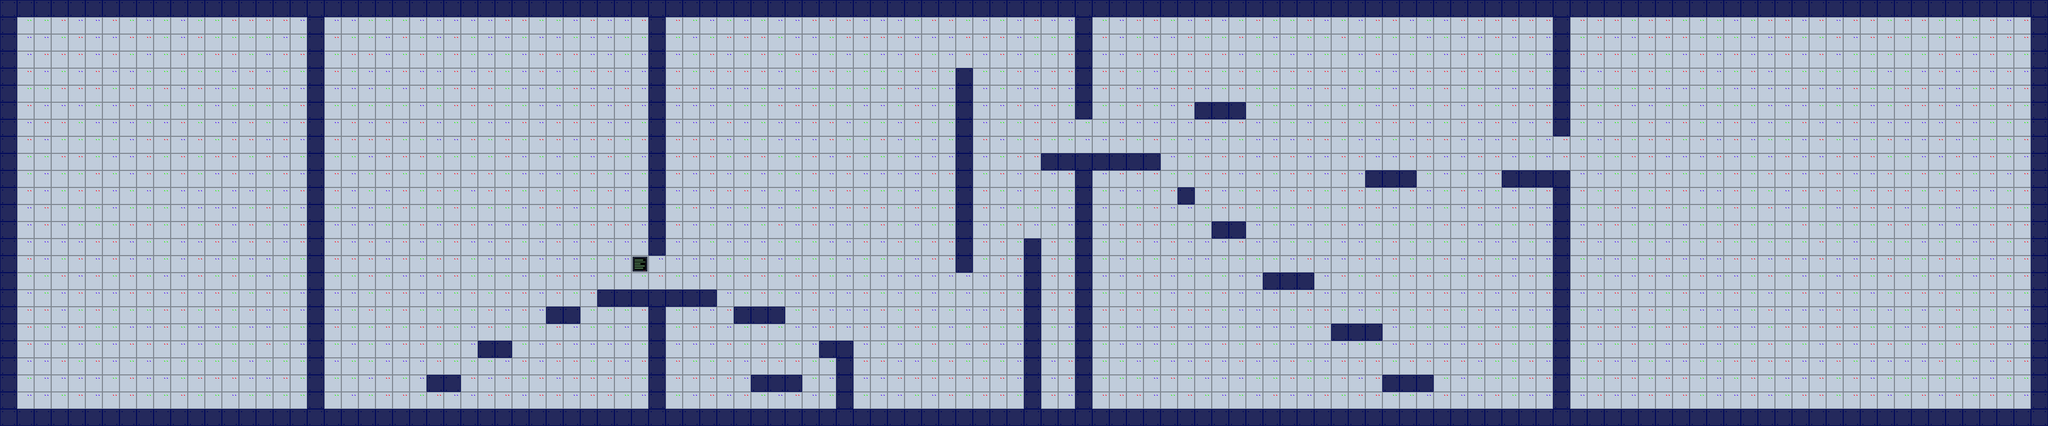

A 2D game scene composited from a Tiled map and its tileset images. What follows is a short description and the map's XML, with each tile layer's data collapsed to a summary:
An orthogonal 120x25 tile map with 32x32 px tiles, 2 tile layers (Background, Tile Layer 1), 7 tilesets and 9 objects (2x orange, green, door2, door3, door1, ...).

<map version="1.10" tiledversion="1.10.2" orientation="orthogonal" renderorder="right-down" width="120" height="25" tilewidth="32" tileheight="32" infinite="0" nextlayerid="7" nextobjectid="16">
 <tileset firstgid="1" source="../Assets/tilesets/tileset.tsx" />
 <tileset firstgid="17" source="../Assets/tilesets/door.tsx" />
 <tileset firstgid="18" source="../Assets/tilesets/portal pink.tsx" />
 <tileset firstgid="19" source="../Assets/tilesets/teleporter.tsx" />
 <tileset firstgid="20" source="../Assets/tilesets/shard.tsx" />
 <tileset firstgid="21" source="../Assets/tilesets/portal orange.tsx" />
 <tileset firstgid="22" source="../Assets/tilesets/portal green.tsx" />
 <layer id="2" name="Background" width="120" height="25">
  <data>[3000 cells, 3000 non-empty, 4 distinct tile ids]</data>
 </layer>
 <layer id="1" name="Tile Layer 1" width="120" height="25">
  <data>[3000 cells, 444 non-empty, 1 distinct tile ids]</data>
 </layer>
 <objectgroup id="4" name="Portals">
  <object id="12" name="orange" gid="21" x="701.333" y="768" width="64" height="64" />
  <object id="14" name="green" gid="22" x="1302.67" y="768" width="64" height="64" />
  <object id="15" name="orange" gid="21" x="2429.33" y="768" width="64" height="64" />
 </objectgroup>
 <objectgroup id="3" name="Doors">
  <object id="4" name="door2" gid="17" x="2016" y="289.333" width="32" height="64">
   <properties>
    <property name="Passable" value="all" />
   </properties>
  </object>
  <object id="6" name="door3" gid="17" x="2912" y="320" width="32" height="64">
   <properties>
    <property name="Passable" value="all" />
   </properties>
  </object>
  <object id="13" name="door1" gid="17" x="1216" y="544" width="32" height="64">
   <properties>
    <property name="Passable" value="hecker" />
   </properties>
  </object>
 </objectgroup>
 <objectgroup id="5" name="Teleporters">
  <object id="3" name="teleporter1" gid="19" x="532.33" y="766.667" width="43" height="64">
   <properties>
    <property name="to" value="teleporter2" />
   </properties>
  </object>
  <object id="7" name="teleporter2" gid="19" x="610.997" y="766.666" width="43" height="64">
   <properties>
    <property name="to" value="teleporter1" />
   </properties>
  </object>
 </objectgroup>
 <objectgroup id="6" name="Shards">
  <object id="8" name="shard1" gid="20" x="3370.33" y="759" width="14" height="14" />
 </objectgroup>
</map>
